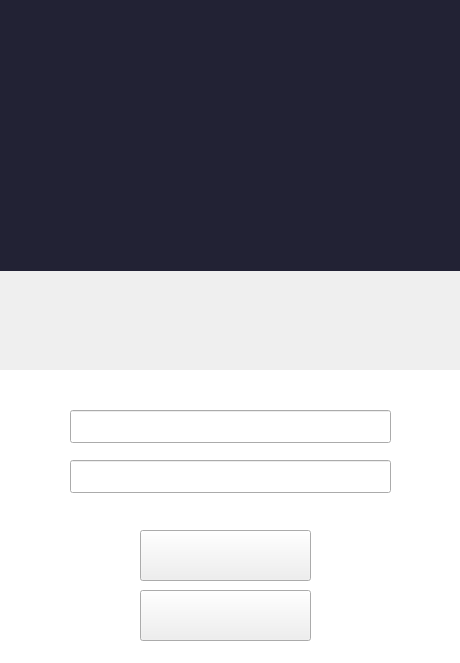
<?xml version="1.0" encoding="UTF-8"?>
<ui version="4.0">
 <class>Widget</class>
 <widget class="QWidget" name="Widget">
  <property name="enabled">
   <bool>true</bool>
  </property>
  <property name="geometry">
   <rect>
    <x>0</x>
    <y>0</y>
    <width>460</width>
    <height>663</height>
   </rect>
  </property>
  <property name="minimumSize">
   <size>
    <width>460</width>
    <height>663</height>
   </size>
  </property>
  <property name="maximumSize">
   <size>
    <width>460</width>
    <height>663</height>
   </size>
  </property>
  <property name="windowTitle">
   <string>Widget</string>
  </property>
  <property name="styleSheet">
   <string notr="true"/>
  </property>
  <widget class="QLineEdit" name="ID">
   <property name="geometry">
    <rect>
     <x>70</x>
     <y>410</y>
     <width>321</width>
     <height>33</height>
    </rect>
   </property>
   <property name="font">
    <font>
     <family>Adobe 黑体 Std R</family>
     <pointsize>12</pointsize>
     <weight>75</weight>
     <bold>true</bold>
    </font>
   </property>
   <property name="styleSheet">
    <string notr="true">border-image: url(:/img/shuru.png);</string>
   </property>
   <property name="text">
    <string/>
   </property>
  </widget>
  <widget class="QLineEdit" name="password">
   <property name="geometry">
    <rect>
     <x>70</x>
     <y>460</y>
     <width>321</width>
     <height>33</height>
    </rect>
   </property>
   <property name="styleSheet">
    <string notr="true">border-image: url(:/img/shuru.png);</string>
   </property>
  </widget>
  <widget class="QPushButton" name="login">
   <property name="geometry">
    <rect>
     <x>140</x>
     <y>590</y>
     <width>171</width>
     <height>51</height>
    </rect>
   </property>
   <property name="font">
    <font>
     <family>方正粗黑宋简体</family>
     <pointsize>16</pointsize>
    </font>
   </property>
   <property name="styleSheet">
    <string notr="true">border-image: url(:/img/main/5.png);</string>
   </property>
   <property name="text">
    <string/>
   </property>
  </widget>
  <widget class="QPushButton" name="sign_in">
   <property name="geometry">
    <rect>
     <x>140</x>
     <y>530</y>
     <width>171</width>
     <height>51</height>
    </rect>
   </property>
   <property name="styleSheet">
    <string notr="true">border-image: url(:/img/main/3.png);</string>
   </property>
   <property name="text">
    <string/>
   </property>
  </widget>
  <widget class="QLabel" name="background">
   <property name="enabled">
    <bool>true</bool>
   </property>
   <property name="geometry">
    <rect>
     <x>0</x>
     <y>270</y>
     <width>461</width>
     <height>111</height>
    </rect>
   </property>
   <property name="styleSheet">
    <string notr="true">border-image: url(:/img/hello/bei2.png);</string>
   </property>
   <property name="text">
    <string/>
   </property>
   <property name="pixmap">
    <pixmap>:/new/background/sao.jpg</pixmap>
   </property>
   <property name="scaledContents">
    <bool>true</bool>
   </property>
  </widget>
  <widget class="QLabel" name="label_3">
   <property name="geometry">
    <rect>
     <x>20</x>
     <y>30</y>
     <width>421</width>
     <height>201</height>
    </rect>
   </property>
   <property name="styleSheet">
    <string notr="true">border-image: url(:/img/hello/611B59D42B8BC18E135C63D521C44609.png);</string>
   </property>
   <property name="text">
    <string/>
   </property>
  </widget>
  <widget class="QLabel" name="label">
   <property name="geometry">
    <rect>
     <x>-10</x>
     <y>370</y>
     <width>501</width>
     <height>481</height>
    </rect>
   </property>
   <property name="styleSheet">
    <string notr="true">background-color: rgb(255, 255, 255);</string>
   </property>
   <property name="text">
    <string/>
   </property>
  </widget>
  <widget class="QLabel" name="label_2">
   <property name="geometry">
    <rect>
     <x>-60</x>
     <y>-20</y>
     <width>541</width>
     <height>291</height>
    </rect>
   </property>
   <property name="styleSheet">
    <string notr="true">background-color: rgb(34, 34, 52);</string>
   </property>
   <property name="text">
    <string>TextLabel</string>
   </property>
  </widget>
  <zorder>label_2</zorder>
  <zorder>background</zorder>
  <zorder>label</zorder>
  <zorder>ID</zorder>
  <zorder>password</zorder>
  <zorder>login</zorder>
  <zorder>sign_in</zorder>
  <zorder>label_3</zorder>
 </widget>
 <layoutdefault spacing="6" margin="11"/>
 <resources/>
 <connections/>
</ui>
